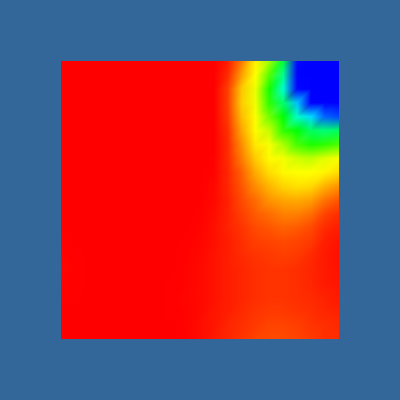

This chart was generated by the following Python code:
#!/usr/bin/env python

# Read an OpenFOAM case and render the cavity simulation with pressure scalars.

import os

import vtkmodules.vtkInteractionStyle  # noqa: F401
import vtkmodules.vtkRenderingFreeType  # noqa: F401
import vtkmodules.vtkRenderingOpenGL2  # noqa: F401

from vtkmodules.vtkFiltersGeometry import vtkCompositeDataGeometryFilter
from vtkmodules.vtkIOParallel import vtkPOpenFOAMReader
from vtkmodules.vtkRenderingCore import (
    vtkActor,
    vtkPolyDataMapper,
    vtkRenderWindow,
    vtkRenderWindowInteractor,
    vtkRenderer,
)

# Source
data_dir = os.path.join(os.environ.get("VPE_DATA_DIR", os.path.dirname(os.path.abspath(__file__))), "OpenFOAM")

foam_reader = vtkPOpenFOAMReader()
foam_reader.SetFileName(os.path.join(data_dir, "cavity", "cavity.foam"))
foam_reader.SetCaseType(1)  # DECOMPOSED_CASE
foam_reader.Update()

foam_reader.SetTimeValue(0.5)
foam_reader.ReadZonesOn()
foam_reader.Update()

# Filter
geometry_filter = vtkCompositeDataGeometryFilter()
geometry_filter.SetInputConnection(foam_reader.GetOutputPort())

# Mapper
cavity_mapper = vtkPolyDataMapper()
cavity_mapper.SetInputConnection(geometry_filter.GetOutputPort())

# Actor
cavity_actor = vtkActor()
cavity_actor.SetMapper(cavity_mapper)

# Renderer
renderer = vtkRenderer()
renderer.AddActor(cavity_actor)
renderer.SetBackground(0.2, 0.4, 0.6)

# Render window
render_window = vtkRenderWindow()
render_window.AddRenderer(renderer)
render_window.SetWindowName("p open foam reader")
render_window.SetMultiSamples(0)
render_window.SetSize(400, 400)

# Interactor
interactor = vtkRenderWindowInteractor()
interactor.SetRenderWindow(render_window)

# Scene
interactor.Initialize()
interactor.Start()
